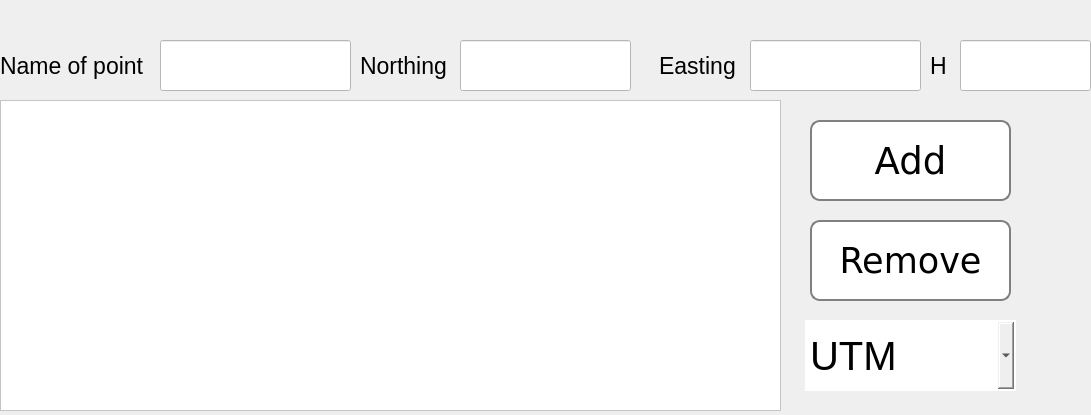
    <widget class="QWidget" name="points">
     <property name="geometry">
      <rect>
       <x>0</x>
       <y>0</y>
       <width>1091</width>
       <height>415</height>
      </rect>
     </property>
     <attribute name="label">
      <string>POINTS</string>
     </attribute>
     <widget class="QPushButton" name="add_btn">
      <property name="geometry">
       <rect>
        <x>810</x>
        <y>120</y>
        <width>201</width>
        <height>81</height>
       </rect>
      </property>
      <property name="font">
       <font>
        <family>DejaVu Sans</family>
        <pointsize>28</pointsize>
       </font>
      </property>
      <property name="styleSheet">
       <string notr="true">background: white;
color:black;
border:2px solid gray;
border-radius: 10px;</string>
      </property>
      <property name="text">
       <string>Add</string>
      </property>
     </widget>
     <widget class="QPushButton" name="delete_btn">
      <property name="geometry">
       <rect>
        <x>810</x>
        <y>220</y>
        <width>201</width>
        <height>81</height>
       </rect>
      </property>
      <property name="font">
       <font>
        <family>DejaVu Sans</family>
        <pointsize>26</pointsize>
       </font>
      </property>
      <property name="styleSheet">
       <string notr="true">background: white;
color:black;
border:2px solid gray;
border-radius: 10px;</string>
      </property>
      <property name="text">
       <string>Remove</string>
      </property>
     </widget>
     <widget class="QLineEdit" name="point_name">
      <property name="geometry">
       <rect>
        <x>160</x>
        <y>40</y>
        <width>191</width>
        <height>51</height>
       </rect>
      </property>
      <property name="font">
       <font>
        <pointsize>30</pointsize>
       </font>
      </property>
      <property name="styleSheet">
       <string notr="true">background:white;
color:black;</string>
      </property>
     </widget>
     <widget class="QLineEdit" name="point_latt">
      <property name="geometry">
       <rect>
        <x>460</x>
        <y>40</y>
        <width>171</width>
        <height>51</height>
       </rect>
      </property>
      <property name="font">
       <font>
        <pointsize>30</pointsize>
       </font>
      </property>
      <property name="styleSheet">
       <string notr="true">background:white;
color:black;</string>
      </property>
     </widget>
     <widget class="QLineEdit" name="point_long">
      <property name="geometry">
       <rect>
        <x>750</x>
        <y>40</y>
        <width>171</width>
        <height>51</height>
       </rect>
      </property>
      <property name="font">
       <font>
        <pointsize>30</pointsize>
       </font>
      </property>
      <property name="styleSheet">
       <string notr="true">background:white;
color:black;</string>
      </property>
     </widget>
     <widget class="QLineEdit" name="point_att">
      <property name="geometry">
       <rect>
        <x>960</x>
        <y>40</y>
        <width>131</width>
        <height>51</height>
       </rect>
      </property>
      <property name="font">
       <font>
        <pointsize>30</pointsize>
       </font>
      </property>
      <property name="styleSheet">
       <string notr="true">background:white;
color:black;</string>
      </property>
     </widget>
     <widget class="QLabel" name="label">
      <property name="geometry">
       <rect>
        <x>0</x>
        <y>40</y>
        <width>161</width>
        <height>51</height>
       </rect>
      </property>
      <property name="font">
       <font>
        <pointsize>17</pointsize>
       </font>
      </property>
      <property name="text">
       <string>Name of point</string>
      </property>
     </widget>
     <widget class="QLabel" name="label_3">
      <property name="geometry">
       <rect>
        <x>360</x>
        <y>40</y>
        <width>101</width>
        <height>51</height>
       </rect>
      </property>
      <property name="font">
       <font>
        <pointsize>17</pointsize>
       </font>
      </property>
      <property name="text">
       <string>Northing</string>
      </property>
     </widget>
     <widget class="QLabel" name="label_4">
      <property name="geometry">
       <rect>
        <x>640</x>
        <y>40</y>
        <width>121</width>
        <height>51</height>
       </rect>
      </property>
      <property name="font">
       <font>
        <pointsize>17</pointsize>
       </font>
      </property>
      <property name="text">
       <string>   Easting</string>
      </property>
     </widget>
     <widget class="QLabel" name="label_5">
      <property name="geometry">
       <rect>
        <x>930</x>
        <y>40</y>
        <width>31</width>
        <height>51</height>
       </rect>
      </property>
      <property name="font">
       <font>
        <pointsize>17</pointsize>
       </font>
      </property>
      <property name="text">
       <string>H</string>
      </property>
     </widget>
     <widget class="QTableView" name="point_listView">
      <property name="geometry">
       <rect>
        <x>0</x>
        <y>100</y>
        <width>781</width>
        <height>311</height>
       </rect>
      </property>
      <property name="font">
       <font>
        <pointsize>17</pointsize>
       </font>
      </property>
      <property name="styleSheet">
       <string notr="true">background:white;
color:black;</string>
      </property>
      <attribute name="horizontalHeaderCascadingSectionResizes">
       <bool>false</bool>
      </attribute>
      <attribute name="horizontalHeaderHighlightSections">
       <bool>true</bool>
      </attribute>
      <attribute name="horizontalHeaderStretchLastSection">
       <bool>false</bool>
      </attribute>
     </widget>
     <widget class="QComboBox" name="comboBox">
      <property name="geometry">
       <rect>
        <x>805</x>
        <y>320</y>
        <width>211</width>
        <height>71</height>
       </rect>
      </property>
      <property name="font">
       <font>
        <family>Ubuntu</family>
        <pointsize>30</pointsize>
       </font>
      </property>
      <property name="styleSheet">
       <string notr="true">border:2px solid white;</string>
      </property>
      <item>
       <property name="text">
        <string>UTM</string>
       </property>
      </item>
      <item>
       <property name="text">
        <string>X,Y</string>
       </property>
      </item>
      <item>
       <property name="text">
        <string>B,L</string>
       </property>
      </item>
     </widget>
     <zorder>add_btn</zorder>
     <zorder>delete_btn</zorder>
     <zorder>label</zorder>
     <zorder>label_3</zorder>
     <zorder>label_4</zorder>
     <zorder>label_5</zorder>
     <zorder>point_listView</zorder>
     <zorder>comboBox</zorder>
     <zorder>point_latt</zorder>
     <zorder>point_long</zorder>
     <zorder>point_att</zorder>
     <zorder>point_name</zorder>
    </widget>
